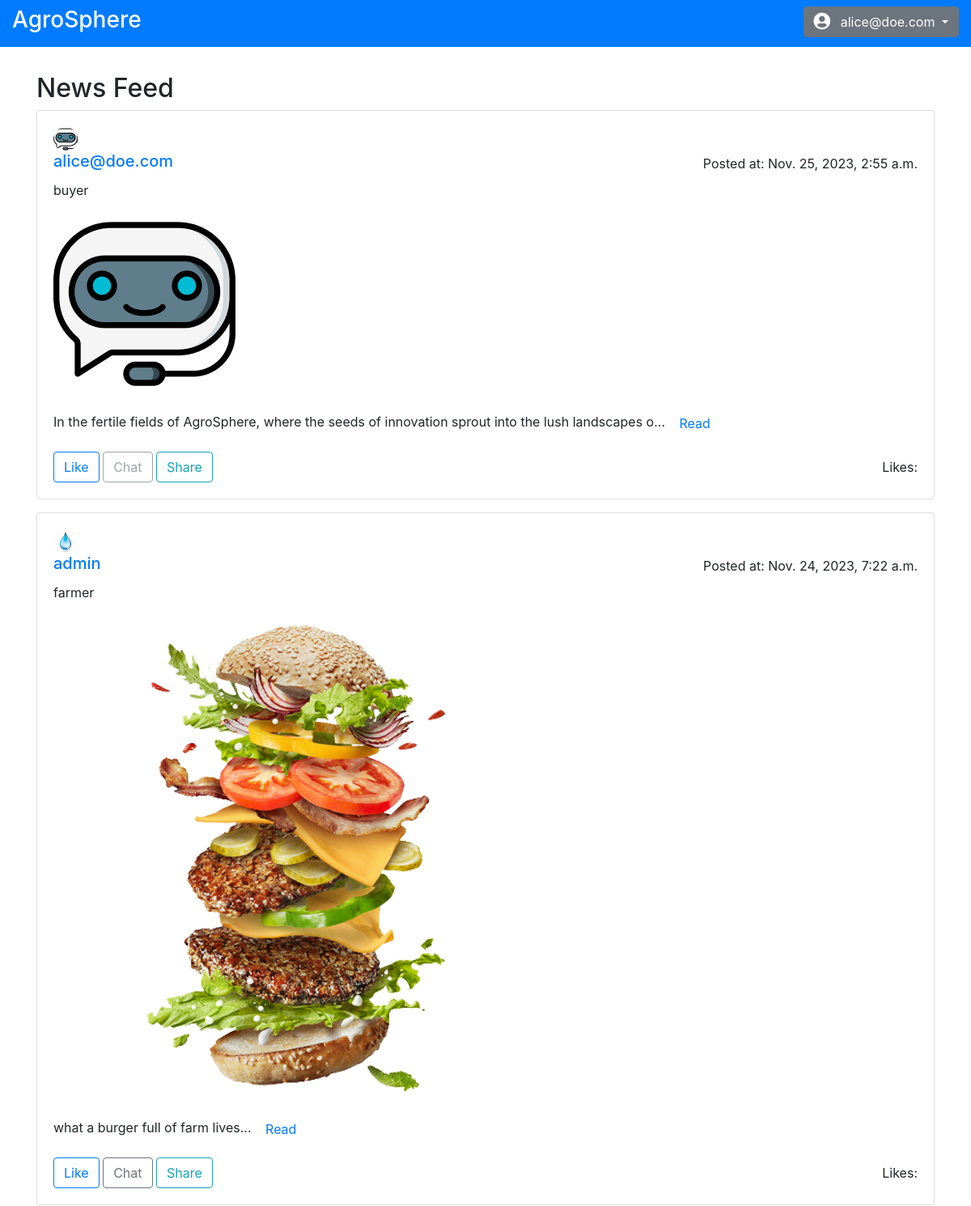
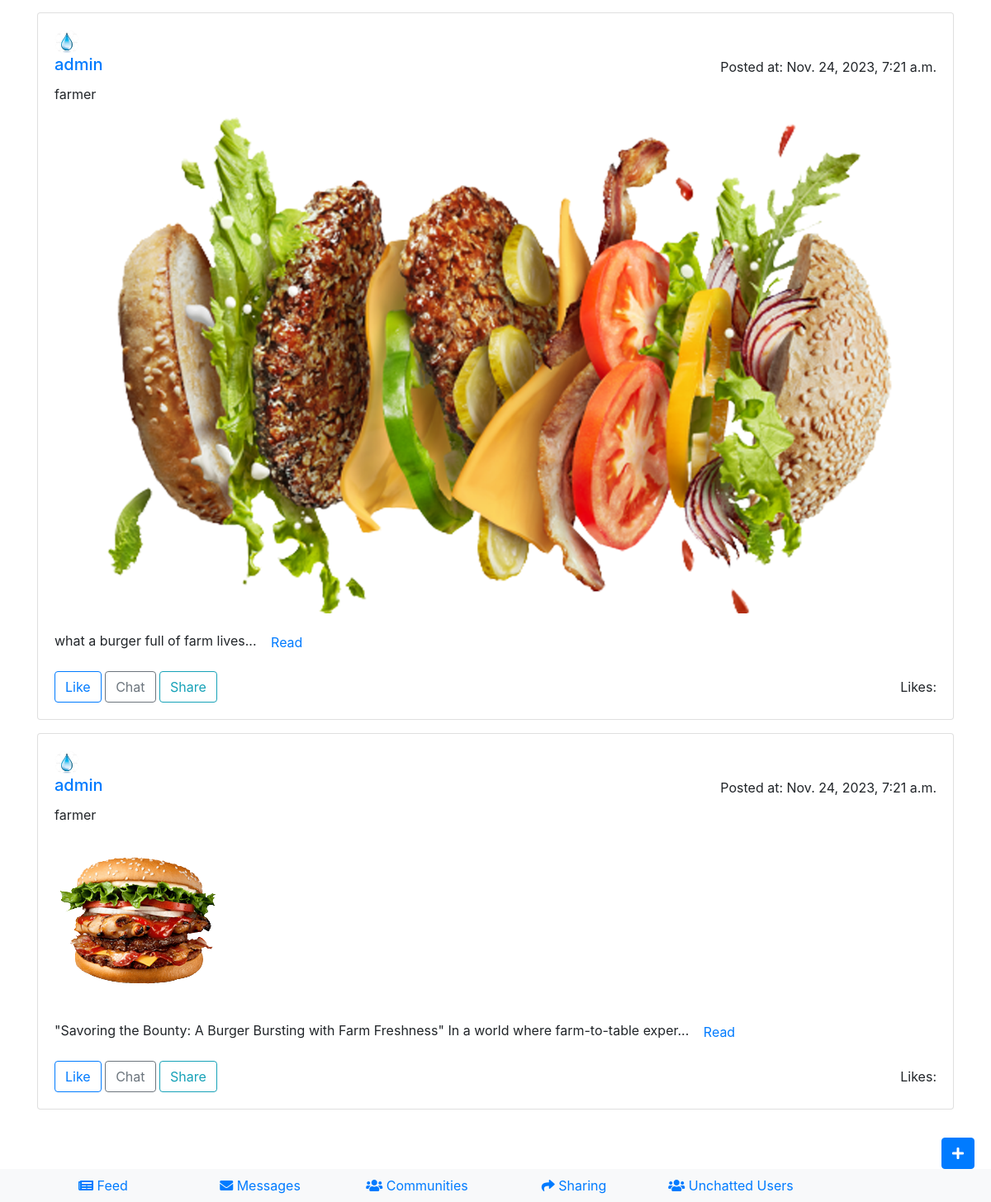
/newsfeed/news-feed/ (signed in), run on the app's committed database (2 pictures, top to bottom).
### newsfeed/models.py (models this page shows, shortened)
class Post(models.Model):
    user = models.ForeignKey(User, on_delete=models.CASCADE)
    content = models.TextField()
    created_at = models.DateTimeField(auto_now_add=True)
    likes = models.ManyToManyField(User, related_name='liked_posts', blank=True)
    image = models.ImageField(upload_to='post_images/', null=True, blank=True)

### accounts/models.py (models this page shows, shortened)
class Profile(models.Model):
    OCCUPATION_CHOICES = [
        ('farmer', 'Farmer'),
        ('buyer', 'Buyer'),
    ]
    user = models.OneToOneField(User, on_delete=models.CASCADE)
    full_name = models.CharField(max_length=255)
    email = models.EmailField()
    occupation = models.CharField(max_length=10, choices=OCCUPATION_CHOICES)
    image = models.ImageField(upload_to='profile_images/', null=True, blank=True)
    created_at = models.DateTimeField(auto_now_add=True)
    updated_at = models.DateTimeField(auto_now=True)
    communicated_users = models.ManyToManyField(User, related_name='communicated_users', blank=True)

### newsfeed/views.py (the view)
# urls.py: path('news-feed/', news_feed, name='feed'),
@login_required
def news_feed(request):
    posts = Post.objects.all().order_by('-created_at')
    return render(request, 'newsfeed/news_feed.html', {'posts': posts})

### templates/newsfeed/news_feed.html (shortened to what this page needs)
{% extends 'base.html' %}
{% load static %}
{% block extra_css %}
  <link rel="stylesheet" href="{% static 'newsfeed/news_feed.css' %}">
{% endblock %}
{% block content %}
  <div class="container mt-3 main">
    <h2>News Feed</h2>
    <div class="row">
      {% for post in posts %}
        <div class="col-md-12 mb-3">
          <div class="card">
            <div class="card-body">
              <div class="d-flex justify-content-between align-items-center mb-3">
                <div class="user-info">
                  <a href="{% url 'profile_details' post.user.id %}">
                    <img src="{{ post.user.profile.image.url }}" alt="{{ post.user.username }}" class="rounded-circle user-image mr-2" style="width: 30px; height: 30px;">
                  </a>
                  <div class="user-details">
                    <h5 class="card-title">
                      <a href="{% url 'profile_details' post.user.id %}">
                        {{ post.user.username }}
                      </a>
                    </h5>
                    <p class="card-text">{{ post.user.profile.occupation }}</p>
                  </div>
                </div>
                <div class="post-time">
                  <p class="card-text">Posted at: {{ post.created_at }}</p>
                </div>
              </div>
              {% if post.image %}
                <img src="{{ post.image.url }}" alt="Post Image" class="img-fluid">
              {% endif %}
              <p id="content-{{ post.id }}" class="card-text mt-3 {% if post.content|length > 100 %}truncated{% endif %}">
                {{ post.content|safe|slice:":100" }}...
                <a href="{% url 'feed_details' post.id %}" class="btn btn-link">Read</a>
              </p>
              <div class="d-flex justify-content-between align-items-center mt-3">
                <div class="reaction-buttons">
                  <button type="button" class="btn btn-outline-primary like-button" data-post-id="{{ post.id }}">
                    {% if request.user in post.liked_by.all %}
                      Unlike
                    {% else %}
                      Like
                    {% endif %}
                  </button>
                  <a href="{% url 'private_chat' recipient_id=post.user.id %}" class="btn btn-outline-secondary {% if request.user == post.user %}disabled{% endif %}">
                    Chat
                  </a>
                  <button type="button" class="btn btn-outline-info share-button" data-post-id="{{ post.id }}">
                    Share
                  </button>
                </div>
                <p class="card-text">Likes: </p>
              </div>
            </div>
          </div>
        </div>
      {% endfor %}
    </div>
    <div style="position: fixed; bottom: 40px; right: 20px; z-index: 1000;">
      <a href="{% url 'create_post' %}" class="btn btn-primary create-post-button">
        <i class="fas fa-plus"></i>
      </a>
    </div>
  </div>
  <br><br>
{% endblock %}

### templates/base.html (shortened to what this page needs)
<!DOCTYPE html>
{% load static %}
<html lang="en">
<head>
    <link rel="stylesheet" href="https://cdn.jsdelivr.net/npm/bootstrap@4.6.2/dist/css/bootstrap.min.css">
    <link rel="stylesheet" href="https://cdnjs.cloudflare.com/ajax/libs/font-awesome/5.15.1/css/all.min.css">
    {% block extra_css %}{% endblock %}
</head>
<body>
<div class="container-fluid">
    <div class="row bg-primary text-white py-2">
        <div class="col-md-6">
            <h3>{% block page_title %}AgroSphere{% endblock %}</h3>
        </div>
        <div class="col-md-6 text-right">
            {% if user.is_authenticated %}
                <div class="btn-group">
                    <button class="btn btn-secondary dropdown-toggle" type="button" id="profileDropdown" data-toggle="dropdown" aria-haspopup="true" aria-expanded="false">
                        <i class="fas fa-user-circle fa-lg mr-2"></i> {{ user.username }}
                    </button>
                </div>
            {% else %}
                <a class="btn btn-secondary" href="{% url 'login' %}">Login</a>
                <a class="btn btn-secondary ml-2" href="{% url 'signup' %}">Signup</a>
            {% endif %}
        </div>
    </div>
    <div class="row mt-3">
        <div class="col-md-12">
            {% block content %}{% endblock %}
        </div>
    </div><br><br>
</div>
<div class="fixed-bottom bg-light py-2">
    <div class="container">
        <div class="row">
            <div class="col-2 text-center">
                <a href="{% url 'feed' %}" class="d-none d-md-block">
                    <i class="fas fa-newspaper"></i> Feed
                </a>
            </div>
            <div class="col-2 text-center">
                <a href="{% url 'messages' %}" class="d-none d-md-block">
                    <i class="fas fa-envelope"></i> Messages
                </a>
            </div>
            <div class="col-2 text-center">
                <a href="{% url 'communities' %}" class="d-none d-md-block">
                    <i class="fas fa-users"></i> Communities
                </a>
            </div>
            <div class="col-2 text-center">
                <a href="{% url 'shared_items' %}" class="d-none d-md-block">
                    <i class="fas fa-share"></i> Sharing
                </a>
            </div>
            <div class="col-2 text-center">
                <a href="{% url 'unchatted_users' %}" class="d-none d-md-block">
                    <i class="fas fa-users"></i> Unchatted Users
                </a>
            </div>
        </div>
    </div>
</div>
</body>
</html>

### static/newsfeed/news_feed.css (style rules this page uses)
.truncated { overflow: visible !important; white-space: normal !important; }
.main { position: relative; }
.create-post-button { position: fixed; bottom: 40px; right: 20px; z-index: 1000; }

### data on the page
Post: user.profile.image (picture), user.username "alice@doe.com", user.profile.occupation "buyer", created_at "Nov. 25, 2023, 2:55 a.m.", image (picture), content "In the fertile fields of AgroSphere, where the seeds of innovation sprout into the lush landscapes o"
Post: user.profile.image (picture), user.username "admin", user.profile.occupation "farmer", created_at "Nov. 24, 2023, 7:22 a.m.", image (picture), content "what a burger full of farm lives"
Post: user.profile.image (picture), user.username "admin", user.profile.occupation "farmer", created_at "Nov. 24, 2023, 7:21 a.m.", image (picture), content "what a burger full of farm lives"
Post: user.profile.image (picture), user.username "admin", user.profile.occupation "farmer", created_at "Nov. 24, 2023, 7:21 a.m.", image (picture), content "\"Savoring the Bounty: A Burger Bursting with Farm Freshness\" In a world where farm-to-table exper"

### other printed values
{{ user.username }} "alice@doe.com"
